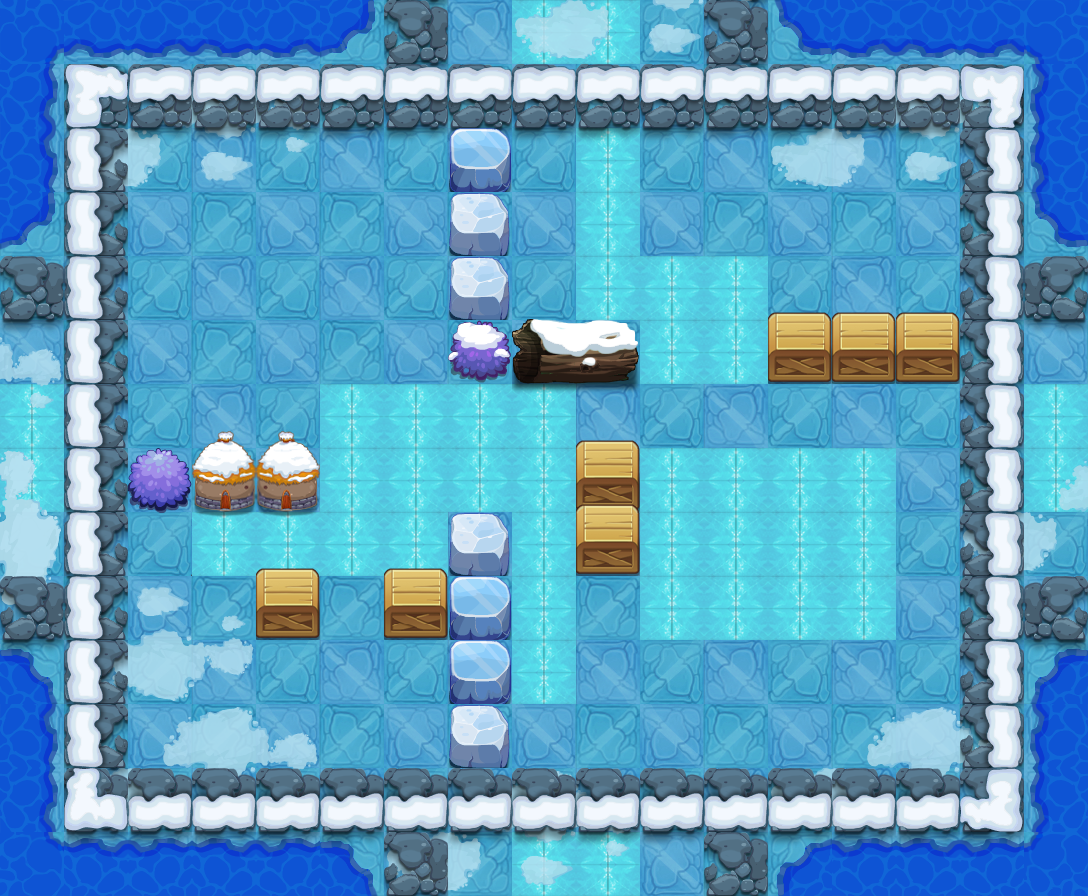

A 2D game scene composited from a Tiled map and its tileset images. What follows is a short description and the map's XML, with each tile layer's data collapsed to a summary:
An orthogonal 17x14 tile map with 64x64 px tiles, 11 tile layers (PASS, 块层 2, 块层 17, 块层 16, ...) and 12 objects (8x TRAP, 3x xhdjmr1, PLAYER).

<map version="1.0" orientation="orthogonal" width="17" height="14" tilewidth="64" tileheight="64">
 <properties>
  <property name="DESTRY1" value="96" />
  <property name="DESTRY2" value="98" />
  <property name="DESTRY3" value="219" />
  <property name="DESTRY4" value="119" />
  <property name="DESTRY_COUNT" value="4" />
  <property name="EXP" value="1250" />
  <property name="ITEM" value="D049" />
  <property name="LOSE_SCRIPT" value="" />
  <property name="MONEY" value="1875" />
  <property name="START_SCRIPT" value="" />
  <property name="WIN_SCRIPT" value="" />
 </properties>
 <tileset firstgid="1" name="jdbl2" tilewidth="64" tileheight="64">
  <image source="jdbl2-hd.png" width="1000" height="1000" />
 </tileset>
 <layer name="PASS" width="17" height="14">
  <data>[238 cells, 130 non-empty, 11 distinct tile ids]</data>
 </layer>
 <layer name="块层 2" width="17" height="14">
  <data>[238 cells, 152 non-empty, 13 distinct tile ids]</data>
 </layer>
 <layer name="块层 17" width="17" height="14">
  <data>[238 cells, 41 non-empty, 8 distinct tile ids]</data>
 </layer>
 <layer name="块层 16" width="17" height="14">
  <data>[238 cells, 63 non-empty, 5 distinct tile ids]</data>
 </layer>
 <layer name="块层 3" width="17" height="14">
  <data>[238 cells, 58 non-empty, 1 distinct tile ids]</data>
 </layer>
 <layer name="块层 4" width="17" height="14">
  <data>[238 cells, 50 non-empty, 2 distinct tile ids]</data>
 </layer>
 <layer name="块层 5" width="17" height="14">
  <data>[238 cells, 20 non-empty, 8 distinct tile ids]</data>
 </layer>
 <layer name="SHELTER 8" width="17" height="14">
  <data>[238 cells, 2 non-empty, 1 distinct tile ids]</data>
 </layer>
 <layer name="SHELTER 7" width="17" height="14">
  <data>[238 cells, 1 non-empty, 1 distinct tile ids]</data>
 </layer>
 <layer name="SHELTER 6" width="17" height="14">
  <data>[238 cells, 3 non-empty, 2 distinct tile ids]</data>
 </layer>
 <layer name="SHELTER 4" width="17" height="14">
  <data>[238 cells, 5 non-empty, 3 distinct tile ids]</data>
 </layer>
 <objectgroup name="对象层 1" width="34" height="28">
  <object name="PLAYER" type="PLAYER" x="128" y="128" width="64" height="64" />
  <object name="xhdjmr1" x="256" y="640" width="64" height="64">
   <properties>
    <property name="lua_ai" value="monster_xhdjmr_ai" />
    <property name="quality" value="xhdjmr1.quality" />
   </properties>
  </object>
  <object name="xhdjmr1" x="768" y="640" width="64" height="64">
   <properties>
    <property name="lua_ai" value="monster_xhdjmr_ai" />
    <property name="quality" value="xhdjmr1.quality" />
   </properties>
  </object>
  <object name="xhdjmr1" x="768" y="192" width="64" height="64">
   <properties>
    <property name="lua_ai" value="monster_xhdjmr_ai" />
    <property name="quality" value="xhdjmr1.quality" />
   </properties>
  </object>
  <object name="ice_road" type="TRAP" x="320" y="384" width="256" height="128">
   <properties>
    <property name="lua_ai" value="ice_road_ai" />
   </properties>
  </object>
  <object name="ice_road" type="TRAP" x="512" y="512" width="64" height="192">
   <properties>
    <property name="lua_ai" value="ice_road_ai" />
   </properties>
  </object>
  <object name="ice_road" type="TRAP" x="192" y="512" width="256" height="64">
   <properties>
    <property name="lua_ai" value="ice_road_ai" />
   </properties>
  </object>
  <object name="ice_road" type="TRAP" x="640" y="448" width="256" height="192">
   <properties>
    <property name="lua_ai" value="ice_road_ai" />
   </properties>
  </object>
  <object name="ice_road" type="TRAP" x="576" y="128" width="64" height="192">
   <properties>
    <property name="lua_ai" value="ice_road_ai" />
   </properties>
  </object>
  <object name="ice_road" type="TRAP" x="640" y="256" width="128" height="128">
   <properties>
    <property name="lua_ai" value="ice_road_ai" />
   </properties>
  </object>
  <object name="zi_dan_left1" type="TRAP" x="896" y="384" width="64" height="64">
   <properties>
    <property name="trap_ani" value="fire_cat_left.actor" />
    <property name="trap_delay" value="2" />
    <property name="trap_id" value="0" />
    <property name="trap_script" value="trap(&quot;zi_dan_left1&quot;):setAtkPower(target(&quot;PLAYER&quot;):getHP()*0.1);trap(&quot;zi_dan_left1&quot;):turnLeft(); trap(&quot;zi_dan_left1&quot;):getAI():getActions():addObject( AIUseSkill:create(   SkillLua:create(&quot;skill_0001&quot;)  )  );" />
    <property name="trap_start_mode" value="2" />
    <property name="trap_state" value="open" />
   </properties>
  </object>
  <object name="zi_dan_up1" type="TRAP" x="320" y="704" width="64" height="64">
   <properties>
    <property name="trap_ani" value="fire_cat_up.actor" />
    <property name="trap_delay" value="2" />
    <property name="trap_id" value="0" />
    <property name="trap_script" value="trap(&quot;zi_dan_up1&quot;):setAtkPower(target(&quot;PLAYER&quot;):getHP()*0.1);trap(&quot;zi_dan_up1&quot;):turnUp(); trap(&quot;zi_dan_up1&quot;):getAI():getActions():addObject( AIUseSkill:create(   SkillLua:create(&quot;skill_0001&quot;)  )  );" />
    <property name="trap_start_mode" value="2" />
    <property name="trap_state" value="open" />
   </properties>
  </object>
 </objectgroup>
</map>
